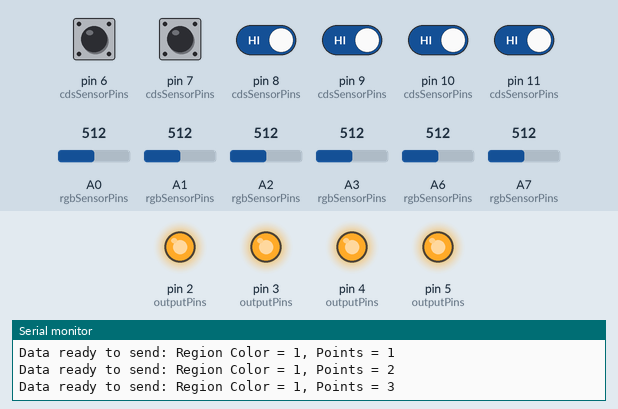
This sketch was run on a simulated Arduino Nano, built with avr-gcc and run on an emulated ATmega328P. Shown: output pins drawn as LEDs (lit = HIGH), the last lines printed to the serial monitor. The test bench sets the inputs (shaded band); at power-on: pin 6 (cdsSensorPins), pin 7 (cdsSensorPins), pin 8 (cdsSensorPins), pin 9 (cdsSensorPins), pin 10 (cdsSensorPins), pin 11 (cdsSensorPins) HIGH, A0 (rgbSensorPins) = 512, A1 (rgbSensorPins) = 512, A2 (rgbSensorPins) = 512, A3 (rgbSensorPins) = 512, A6 (rgbSensorPins) = 512, A7 (rgbSensorPins) = 512. Pins used as bus, display or sensor lines are not drawn.

Above: at 1.2 s.
1.3 s: pin 8 (cdsSensorPins) driven LOW
At 2.5 s:
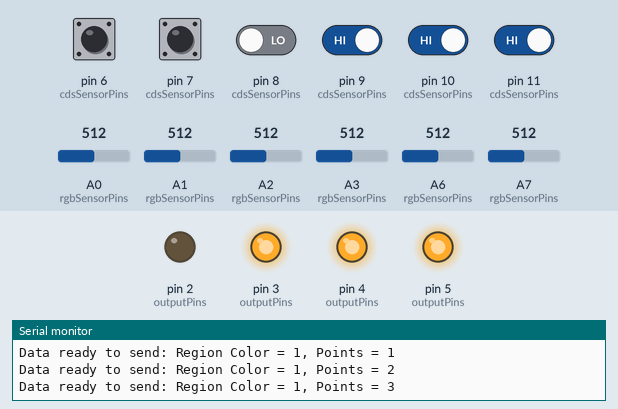
2.8 s: pin 9 (cdsSensorPins) driven LOW
At 3.7 s:
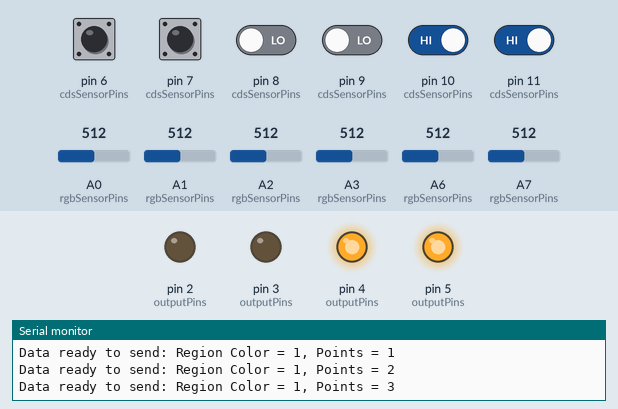
4.3 s: pin 10 (cdsSensorPins) driven LOW
At 4.9 s:
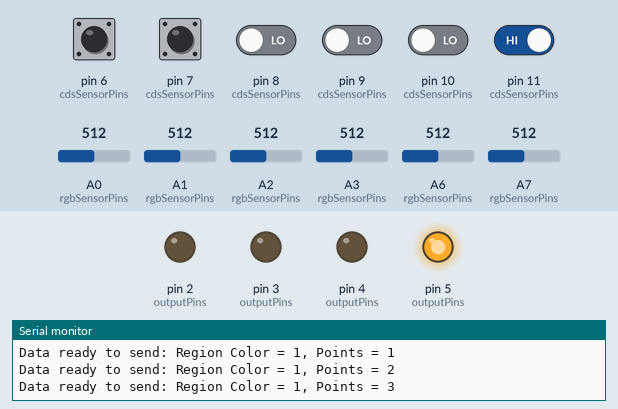
5.8 s: pin 11 (cdsSensorPins) driven LOW
At 7.0 s:
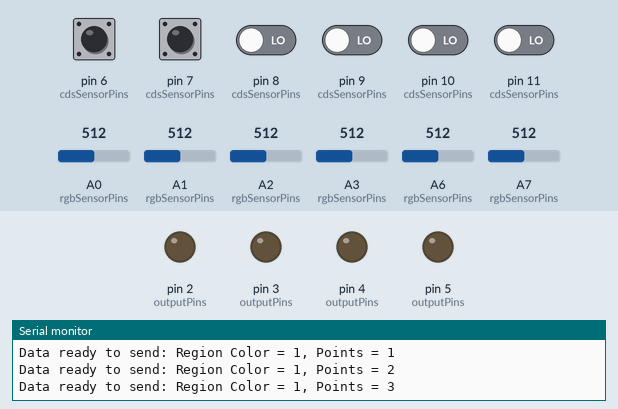
7.3 s: pin 8 (cdsSensorPins) driven HIGH
At 8.4 s:
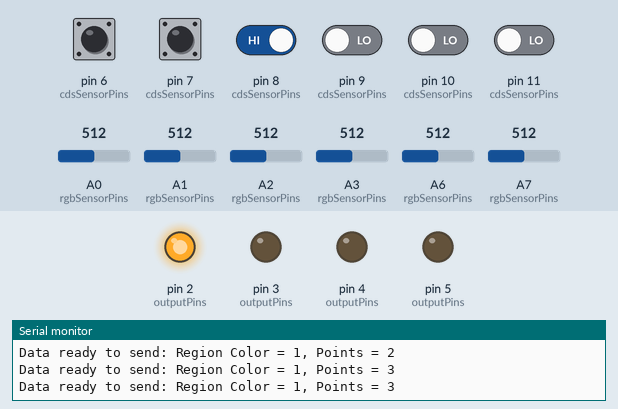
8.8 s: pin 9 (cdsSensorPins) driven HIGH
At 9.5 s:
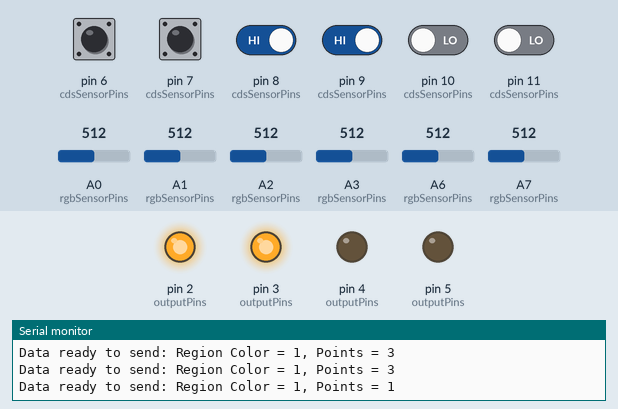
Timing chart, 0 to 11.3 s (numbered marks = the images above; inputs shaded):
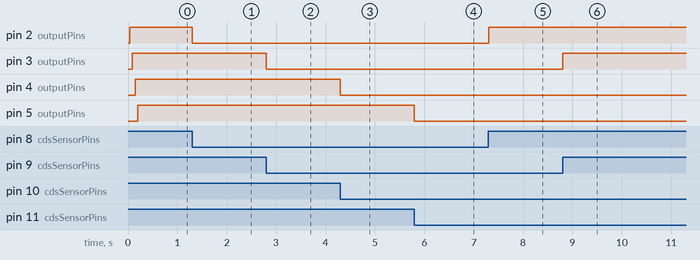

Measured:
- after the input at 1.3 s, pin 2 (outputPins): HIGH → LOW at once
- after the input at 2.8 s, pin 3 (outputPins): HIGH → LOW at once
- after the input at 4.3 s, pin 4 (outputPins): HIGH → LOW at once
- after the input at 5.8 s, pin 5 (outputPins): HIGH → LOW at once
- after the input at 7.3 s, pin 2 (outputPins): LOW → HIGH at once
- after the input at 8.8 s, pin 3 (outputPins): LOW → HIGH at once

The sketch:

I2C_slaveA.ino
```cpp
#include <Wire.h>

int outputPins[2][5] = {
    {0, 1, 2, -1, -1},  // Group 1 of OUTPUT pins
    {3, 4, 5, -1, -1}   // Group 2 of OUTPUT pins
};

int rgbSensorPins[2][3] = {
    {A0, A1, A2},  // 光センサー用のピン
    {A3, A6, A7}   // 別の光センサー用のピン
};

int cdsSensorPins[2][5] = {
    {6, 7, 8, -1, -1},
    {9, 10, 11, -1, -1}
};

int points[2][5] = {
    {1, 2, 3, 0, 0},
    {1, 2, 3, 0, 0}
};

int regionColor[2] = {0, 0};
int slaveAddress = 10;  // スレーブのアドレス
int threshold = 20;

// センサーの前回の状態を保存するための配列
int previousSensorState[2][5] = {
    {LOW, LOW, LOW, LOW, LOW},
    {LOW, LOW, LOW, LOW, LOW}
};

// I2C送信用の一時保存領域
int lastRegionColor = 0;
int lastPoints = 0;

void setup() {
    Wire.begin(slaveAddress);  // スレーブアドレスを指定して開始
    Wire.onRequest(requestEvent);  // マスターからのリクエストがあったときの処理
    Serial.begin(9600);  // シリアルモニターを使うための設定

    // OUTPUTピンを初期化
    for (int i = 0; i < 2; i++) {
        for (int j = 0; j < 5; j++) {
            if (outputPins[i][j] != -1) {
                pinMode(outputPins[i][j], OUTPUT);
            }
        }
    }

    // CDSセンサー用のピンを初期化
    for (int i = 0; i < 2; i++) {
        for (int j = 0; j < 5; j++) {
            if (cdsSensorPins[i][j] != -1) {
                pinMode(cdsSensorPins[i][j], INPUT_PULLUP);
            }
        }
    }
}

void loop() {
    update_region();

    // cdsSensorPinsの状態に基づいてOUTPUTピンを制御
    for (int i = 0; i < 2; i++) {
        for (int j = 0; j < 5; j++) {
            if (cdsSensorPins[i][j] != -1) {
                int currentSensorValue = digitalRead(cdsSensorPins[i][j]);

                // 前回の状態と現在の状態を比較し、立ち上がりエッジを検出
                if (currentSensorValue == HIGH && previousSensorState[i][j] == LOW) {
                    // センサーがLOWからHIGHに変わった時
                    digitalWrite(outputPins[i][j], HIGH);  // OUTPUTピンをHIGHに

                    // データを一時保存（I2Cリクエストが来たときに送信）
                    lastRegionColor = regionColor[i];
                    lastPoints = points[i][j];

                    Serial.print("Data ready to send: Region Color = ");
                    Serial.print(lastRegionColor);
                    Serial.print(", Points = ");
                    Serial.println(lastPoints);
                } else if (currentSensorValue == LOW) {
                    // センサーがLOWの場合、OUTPUTピンをLOWに
                    digitalWrite(outputPins[i][j], LOW);
                }

                // 前回のセンサーの状態を更新
                previousSensorState[i][j] = currentSensorValue;
            }
        }
    }
}

void update_region() {
    for (int i = 0; i < 2; i++) {
        float sum = 0;
        int input_color[3];
        float avg = sum * (100 / 3);
        int biggest_index = 0;
        for (int k = 0; k < 3; k++) {
            input_color[k] = analogRead(rgbSensorPins[i][k]);
            sum += input_color[k];
        }
        if (sum > 0) {
            for (int k = 0; k < 3; k++) {
                input_color[k] = (input_color[k] / sum) * 100;
            }
            for (int k = 0; k < 3; k++) {
                if (abs(input_color[k] - avg) > abs(input_color[biggest_index] - avg)) {
                    biggest_index = k;
                }
            }

            if (abs(input_color[biggest_index] - avg) > threshold) {
                regionColor[i] = biggest_index + 1;
            }
        }
    }
}

// I2Cリクエスト時の処理
void requestEvent() {
    // マスターからのリクエストに応じて、最後に保存したregionColorとpointsを送信
    Wire.write(lastRegionColor);  // 領域の色（1バイト）
    Wire.write(lastPoints);       // ポイント（1バイト）

    Serial.print("Sent to master: Region Color = ");
    Serial.print(lastRegionColor);
    Serial.print(", Points = ");
    Serial.println(lastPoints);
}
```
